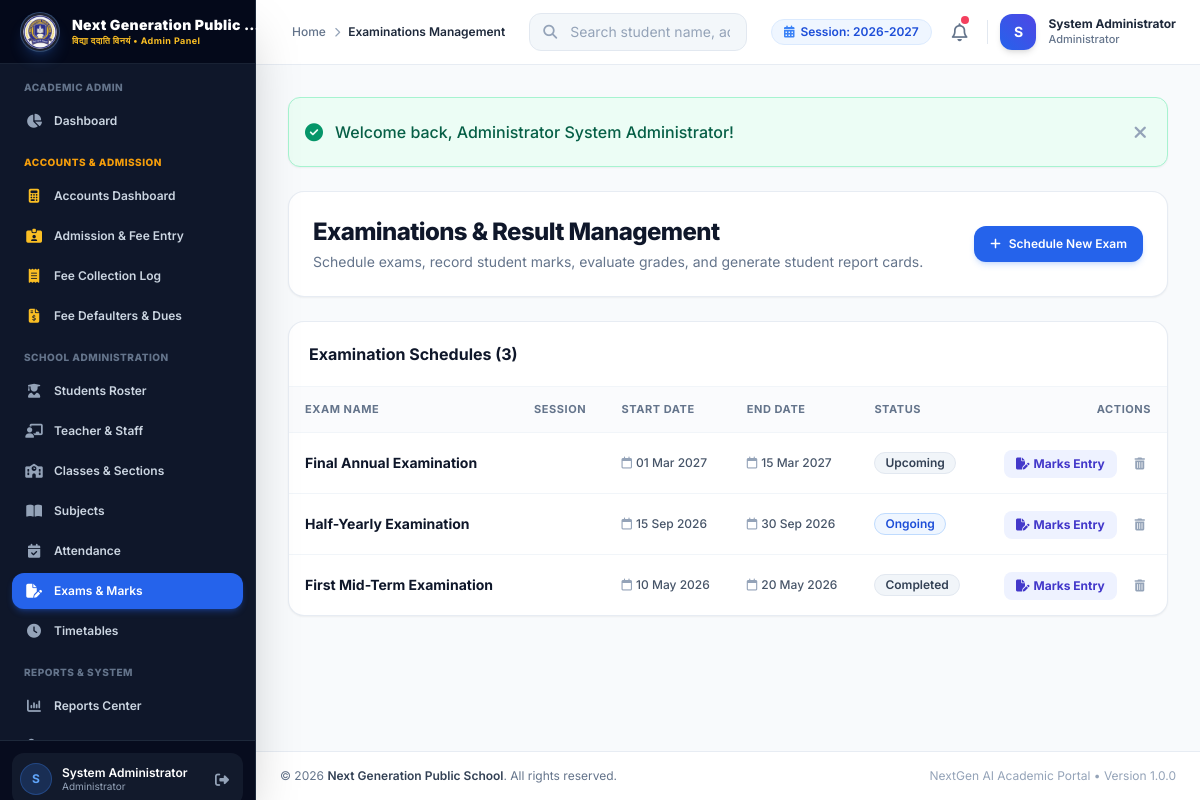
The page /admin/exams/index.php (signed in) on the database its author committed.
### tables this page shows
CREATE TABLE `school_settings` (
  `id` INT AUTO_INCREMENT PRIMARY KEY,
  `setting_key` VARCHAR(100) NOT NULL UNIQUE,
  `setting_value` TEXT DEFAULT NULL,
  `updated_at` DATETIME DEFAULT CURRENT_TIMESTAMP ON UPDATE CURRENT_TIMESTAMP
);

CREATE TABLE `examinations` (
  `id` INT AUTO_INCREMENT PRIMARY KEY,
  `exam_name` VARCHAR(100) NOT NULL,
  `session` VARCHAR(30) NOT NULL DEFAULT '2026-2027',
  `start_date` DATE NOT NULL,
  `end_date` DATE NOT NULL,
  `status` ENUM('Upcoming', 'Ongoing', 'Completed') DEFAULT 'Upcoming',
  `created_at` DATETIME DEFAULT CURRENT_TIMESTAMP,
  `updated_at` DATETIME DEFAULT CURRENT_TIMESTAMP ON UPDATE CURRENT_TIMESTAMP
);

### includes/auth.php (called while the page is built, shortened)
<?php
require_once __DIR__ . '/../config/database.php';
function base_url($path = '') {
    $script_name = $_SERVER['SCRIPT_NAME'] ?? '';
    if (strpos($script_name, '/admin/') !== false) {
        $root = substr($script_name, 0, strpos($script_name, '/admin/'));
    } elseif (strpos($script_name, '/teacher/') !== false) {
        $root = substr($script_name, 0, strpos($script_name, '/teacher/'));
    } elseif (strpos($script_name, '/student/') !== false) {
        $root = substr($script_name, 0, strpos($script_name, '/student/'));
    } else {
        $dir = dirname($script_name);
        $root = ($dir === '/' || $dir === '\\') ? '' : $dir;
    }
    $clean_path = ltrim($path, '/');
    return rtrim($root, '/') . ($clean_path ? '/' . $clean_path : '');
}
function is_logged_in() {
    return isset($_SESSION['user_id']) && !empty($_SESSION['user_id']);
}
function is_admin() {
    return is_logged_in() && ($_SESSION['role'] ?? '') === 'admin';
}
function is_teacher() {
    return is_logged_in() && ($_SESSION['role'] ?? '') === 'teacher';
}
function is_student() {
    return is_logged_in() && ($_SESSION['role'] ?? '') === 'student';
}
function get_school_setting($key, $default = '') {
    global $pdo;
    try {
        $stmt = $pdo->prepare("SELECT setting_value FROM school_settings WHERE setting_key = :k LIMIT 1");
        $stmt->execute(['k' => $key]);
        $val = $stmt->fetchColumn();
        return $val !== false ? $val : $default;
    } catch (Exception $e) {
        return $default;
    }
}
function e($string) {
    return htmlspecialchars($string ?? '', ENT_QUOTES, 'UTF-8');
}
function csrf_token() {
    return $_SESSION['csrf_token'];
}

### admin/exams/index.php (the view, shortened to what this page needs)
<?php
$page_title = 'Examinations Management';
require_once __DIR__ . '/../../includes/header.php';
$exams = $pdo->query("SELECT * FROM examinations ORDER BY start_date DESC")->fetchAll();
?>
<div class="space-y-6">
    <div class="flex flex-col md:flex-row md:items-center justify-between gap-4 bg-white p-6 rounded-2xl border border-slate-200/80 shadow-sm">
        <div>
            <h1 class="text-2xl font-extrabold text-slate-900 tracking-tight">Examinations & Result Management</h1>
            <p class="text-sm text-slate-500 mt-1">Schedule exams, record student marks, evaluate grades, and generate student report cards.</p>
        </div>
        <div>
            <a href="<?= base_url('admin/exams/add.php') ?>" class="inline-flex items-center space-x-2 px-4 py-2.5 bg-blue-600 hover:bg-blue-700 text-white font-semibold text-xs rounded-xl shadow-md shadow-blue-500/20 transition-all">
                <i class="fa-solid fa-plus text-xs"></i>
                <span>Schedule New Exam</span>
            </a>
        </div>
    </div>
    <div class="bg-white rounded-2xl border border-slate-200/80 shadow-sm overflow-hidden">
        <div class="p-5 border-b border-slate-100 flex items-center justify-between">
            <h3 class="font-bold text-slate-900 text-base">Examination Schedules (<?= count($exams) ?>)</h3>
        </div>
        <div class="overflow-x-auto">
            <table class="w-full text-left border-collapse">
                <thead>
                    <tr class="bg-slate-50/70 border-b border-slate-100 text-[11px] font-bold text-slate-500 uppercase tracking-wider">
                        <th class="py-3.5 px-4">Exam Name</th>
                        <th class="py-3.5 px-4">Session</th>
                        <th class="py-3.5 px-4">Start Date</th>
                        <th class="py-3.5 px-4">End Date</th>
                        <th class="py-3.5 px-4">Status</th>
                        <th class="py-3.5 px-4 text-right">Actions</th>
                    </tr>
                </thead>
                <tbody class="divide-y divide-slate-100 text-sm font-medium text-slate-700">
                    <?php if (empty($exams)): ?>
                        <tr>
                            <td colspan="6" class="py-8 text-center text-slate-400">No examinations created yet. Click 'Schedule New Exam' to start.</td>
                        </tr>
                    <?php else: ?>
                        <?php foreach ($exams as $ex): ?>
                            <tr class="hover:bg-slate-50/80 transition-colors">
                                <td class="py-3.5 px-4 font-bold text-slate-900">
                                    <?= e($ex['exam_name']) ?>
                                </td>
                                <td class="py-3.5 px-4 text-xs font-semibold text-slate-600 font-mono"><?= e($ex['academic_session']) ?></td>
                                <td class="py-3.5 px-4 text-xs text-slate-600"><i class="fa-regular fa-calendar text-slate-400 mr-1"></i><?= date('d M Y', strtotime($ex['start_date'])) ?></td>
                                <td class="py-3.5 px-4 text-xs text-slate-600"><i class="fa-regular fa-calendar text-slate-400 mr-1"></i><?= date('d M Y', strtotime($ex['end_date'])) ?></td>
                                <td class="py-3.5 px-4">
                                    <?php
                                        $st = $ex['status'];
                                        $badge_cls = ($st === 'Published') ? 'bg-emerald-50 text-emerald-700 border-emerald-200' : (($st === 'Ongoing') ? 'bg-blue-50 text-blue-700 border-blue-200' : 'bg-slate-100 text-slate-700 border-slate-200');
                                    ?>
                                    <span class="inline-flex items-center px-2.5 py-0.5 rounded-full text-xs font-semibold border <?= $badge_cls ?>">
                                        <?= e($st) ?>
                                    </span>
                                </td>
                                <td class="py-3.5 px-4 text-right space-x-2">
                                    <a href="<?= base_url('admin/exams/marks.php?exam_id=' . $ex['id']) ?>" class="px-3 py-1.5 bg-indigo-50 hover:bg-indigo-100 text-indigo-700 font-bold text-xs rounded-lg transition-colors inline-flex items-center space-x-1">
                                        <i class="fa-solid fa-file-pen text-xs"></i>
                                        <span>Marks Entry</span>
                                    </a>
                                    <a href="<?= base_url('admin/exams/index.php?action=delete&id=' . $ex['id'] . '&csrf=' . csrf_token()) ?>" onclick="return confirm('Are you sure you want to delete this exam schedule?')" class="p-1.5 text-slate-400 hover:text-rose-600 hover:bg-rose-50 rounded-lg transition-colors inline-block" title="Delete Exam">
                                        <i class="fa-solid fa-trash-can text-xs"></i>
                                    </a>
                                </td>
                            </tr>
                        <?php endforeach; ?>
                    <?php endif; ?>
                </tbody>
            </table>
        </div>
    </div>
</div>
<?php require_once __DIR__ . '/../../includes/footer.php'; ?>

### includes/navbar.php (shortened to what this page needs)
<?php
if (is_admin()) {
    $nav_dash_link = base_url('admin/dashboard.php');
    $nav_role_title = 'Administrator';
    $nav_bg_gradient = 'from-blue-600 to-indigo-600';
} elseif (is_accountant()) {
    $nav_dash_link = base_url('admin/accounts/index.php');
    $nav_role_title = 'Accountant';
    $nav_bg_gradient = 'from-amber-600 to-yellow-600';
} elseif (is_teacher()) {
    $nav_dash_link = base_url('teacher/dashboard.php');
    $nav_role_title = 'Teacher';
    $nav_bg_gradient = 'from-indigo-600 to-purple-600';
} else {
    $nav_dash_link = base_url('student/dashboard.php');
    $nav_role_title = 'Student / Parent';
    $nav_bg_gradient = 'from-emerald-600 to-teal-600';
}
$current_academic_session = get_school_setting('academic_session', '2026-2027');
?>
<header class="sticky top-0 z-30 bg-white/90 backdrop-blur-md border-b border-slate-200/80 no-print">
    <div class="flex items-center justify-between h-16 px-4 md:px-6">
        <div class="flex items-center space-x-3">
            <div class="hidden sm:flex items-center space-x-2 text-xs text-slate-500 font-medium">
                <a href="<?= $nav_dash_link ?>" class="hover:text-blue-600">Home</a>
                <i class="fa-solid fa-chevron-right text-[10px] text-slate-400"></i>
                <span class="text-slate-800 font-semibold"><?= e($page_title ?? 'Dashboard') ?></span>
            </div>
        </div>
        <div class="hidden md:flex items-center flex-1 max-w-md mx-6">
            <?php if (!is_student()): ?>
            <form action="<?= base_url(is_teacher() ? 'teacher/students/index.php' : 'admin/students/index.php') ?>" method="GET" class="w-full relative">
                <div class="absolute inset-y-0 left-0 pl-3.5 flex items-center pointer-events-none text-slate-400">
                    <i class="fa-solid fa-magnifying-glass text-sm"></i>
                </div>
                <input type="text" name="search" placeholder="Search student name, admission no..."
                    class="w-full pl-10 pr-4 py-2 text-sm bg-slate-100/80 border border-slate-200 rounded-xl focus:bg-white focus:outline-none focus:ring-2 focus:ring-blue-500/20 focus:border-blue-500 transition-all placeholder-slate-400">
            </form>
            <?php endif; ?>
        </div>
        <div class="flex items-center space-x-3">
            <div class="hidden lg:flex items-center space-x-1.5 px-3 py-1 bg-blue-50 text-blue-700 rounded-full text-xs font-semibold border border-blue-100">
                <i class="fa-solid fa-calendar-days text-blue-500"></i>
                <span>Session: <?= e($current_academic_session) ?></span>
            </div>
            <div class="relative">
                <a href="<?= base_url(is_admin() || is_accountant() ? 'admin/notices/index.php' : (is_teacher() ? 'teacher/notices/index.php' : 'student/notices.php')) ?>" class="relative p-2 rounded-xl text-slate-500 hover:text-slate-700 hover:bg-slate-100 transition-colors inline-block" title="Notices">
                    <i class="fa-regular fa-bell text-lg"></i>
                    <span class="absolute top-1.5 right-1.5 w-2 h-2 rounded-full bg-rose-500 ring-2 ring-white"></span>
                </a>
            </div>
            <div class="flex items-center space-x-3">
                <div class="w-9 h-9 rounded-xl bg-gradient-to-tr <?= $nav_bg_gradient ?> text-white flex items-center justify-center font-bold text-sm shadow-md">
                    <?= strtoupper(substr($_SESSION['full_name'] ?? 'U', 0, 1)) ?>
                </div>
                <div class="hidden md:block text-left">
                    <span class="block text-xs font-bold text-slate-800 leading-tight"><?= e($_SESSION['full_name'] ?? 'User') ?></span>
                    <span class="block text-[11px] text-slate-500 font-medium"><?= $nav_role_title ?></span>
                </div>
            </div>
        </div>
    </div>
</header>

### rows shown on the page
school_settings: setting_value "2026-2027"
examinations: exam_name "Final Annual Examination", start_date "01 Mar 2027", end_date "15 Mar 2027", status "Upcoming"
examinations: exam_name "Half-Yearly Examination", start_date "15 Sep 2026", end_date "30 Sep 2026", status "Ongoing"
examinations: exam_name "First Mid-Term Examination", start_date "10 May 2026", end_date "20 May 2026", status "Completed"

### other values the page prints
$role_badge "Admin Panel"
substr($_SESSION['full_name'] ?? 'U', 0, 1) "S"
$_SESSION['full_name'] "System Administrator"
$role_label "Administrator"
$page_title "Examinations Management"
$nav_role_title "Administrator"
$flash['text'] "Welcome back, Administrator System Administrator!"
count($exams) "3"
